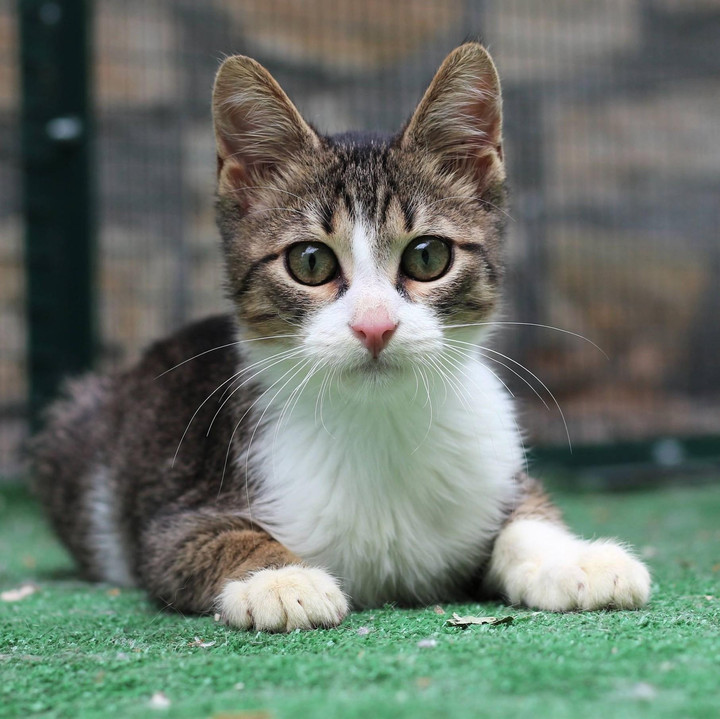
#> input picture sample_image.png, 720 x 719 px
$ python main.py
#> lines starting #> are read from the running program, lines starting #| are printed output that depends on the picture; after the words box and inside, x2 and y2 are one past the last pixel; in counts of white or black regions, pixels touching at a corner belong together
from __future__ import annotations

from dataclasses import dataclass
from pathlib import Path

from collections import defaultdict

import cv2
import numpy as np


# СОЗДАНИЕ РАНДОМНЫХ БОКСОВ
@dataclass
class Bbox:
    x_min: int
    y_min: int
    x_max: int
    y_max: int
    confidence: float
    label: str = "object"
    color: tuple[int, int, int] = (0, 255, 0)


# ЗАГРУЗКА ИЗОБРАЖЕНИЯ
def load_image(image_path: str | Path) -> np.ndarray:
#> called with image_path = 'sample_image.png'
    image_path = Path(image_path)
    image = cv2.imread(str(image_path))
#> image is the input picture: shape (719, 720, 3); mean B, G, R 105.6, 115.6, 105.3

    if image is None:
        raise FileNotFoundError(
            f"Image not found or cannot be read: {image_path}"
        )

    return image


# РИСУЕМ БОКС
def draw_bbox(image: np.ndarray, bbox: Bbox, thickness: int = 3) -> np.ndarray:
    cv2.rectangle(
        img=image,
        pt1=(bbox.x_min, bbox.y_min),
        pt2=(bbox.x_max, bbox.y_max),
        color=bbox.color,
        thickness=thickness,
    )

    # ДОБАВЛЯЕМ ПОДПИСЬ
    text = f"{bbox.label} conf - ({str(round(bbox.confidence, 2))}) "
    font = cv2.FONT_ITALIC
    font_scale = 0.6

    # КООРДИНАТЫ ТЕКСТА ЧУТЬ ВЫШЕ ВЕРХНЕГО ЛЕВОГО УГЛА
    text_org = (bbox.x_min, max(0, bbox.y_min - 8))

    cv2.putText(
        img=image,
        text=text,
        org=text_org,
        fontFace=font,
        fontScale=font_scale,
        color=bbox.color,
        thickness=2,
        lineType=cv2.LINE_AA,
    )

    return image


# РИСУЕМ МНОЖЕСТВО БОКСОВ
def draw_bboxes(image: np.ndarray, bboxes: list[Bbox]) -> np.ndarray:
    for bbox in bboxes:
        image = draw_bbox(image, bbox)
    return image


# ВЫЧИСЛЕНИЕ IoU
def iou(bbox_1: Bbox, bbox_2: Bbox) -> float:
    x1_min, x1_max = bbox_1.x_min, bbox_1.x_max
    y1_min, y1_max = bbox_1.y_min, bbox_1.y_max

    if x1_max <= x1_min or y1_max <= y1_min:
        return 0.0

    bbox_1_area = (x1_max - x1_min) * (y1_max - y1_min)

    x2_min, x2_max = bbox_2.x_min, bbox_2.x_max
    y2_min, y2_max = bbox_2.y_min, bbox_2.y_max

    if x2_max <= x2_min or y2_max <= y2_min:
        return 0.0

    bbox_2_area = (x2_max - x2_min) * (y2_max - y2_min)

    # i - stands for intesection
    i_x_min = max(x2_min, x1_min)
    i_y_min = max(y2_min, y1_min)
    i_x_max = min(x2_max, x1_max)
    i_y_max = min(y2_max, y1_max)

    width = max(i_x_max - i_x_min, 0)
    heigth = max(i_y_max - i_y_min, 0)
    i_area = width * heigth

    # denom - from zero division error
    denom = bbox_1_area + bbox_2_area - i_area
    if denom <= 0:
        return 0.0

    iou_value = i_area / denom

    return iou_value


# UNION-FIND ALGORITHM
def union(parents: list[int], a: int, b: int):
    root_a = find(parents, a)
    root_b = find(parents, b)

    if root_a != root_b:
        parents[root_b] = root_a


# UNION-FIND ALGORITHM
def find(parents: list[int], x: int):
    if parents[x] != x:
        parents[x] = find(parents, parents[x])
    return parents[x]


# УДАЛЯЕМ СТАРЫЕ БОКСЫ ПОСЛЕ СЛИЯНИЯ ИЛИ В РЕЗУЛЬТАТЕ МЕНЬШЕГО CONFIDENCE
def delete_bboxes(bboxes: list[Bbox], to_del: set[int]) -> list[Bbox]:
    return [bboxes[i] for i in range(len(bboxes)) if i not in to_del]


# СЛИТЬ В ОДИН БОКС ВСЕ ПЕРЕДАННЫЕ БОКСЫ И ВЕРНУТЬ ЕГО
def merge(bboxes: list[Bbox]) -> Bbox:
    x_min = min([box.x_min for box in bboxes])
    y_min = min([box.y_min for box in bboxes])
    x_max = max([box.x_max for box in bboxes])
    y_max = max([box.y_max for box in bboxes])
    confidence = max([box.confidence for box in bboxes])
    color = (180, 105, 255)

    new_bbox = Bbox(x_min, y_min, x_max, y_max, confidence, "MERGED OBJ", color)
    return new_bbox


# РУЧНОЙ NMS
def hybrid_nms(bboxes: list[Bbox], treshold: float) -> list[Bbox]:
    print("\n-----START NMS-----\n")
    length = len(bboxes)
    print(f"--We got {length} bboxes.\n")
    # INDEX - ИНДЕКС ОПРЕДЕЛЕННОГО BBOX в BBOXES, VALUE - КОРЕНЬ, КУДА ОН БУДЕТ СЛИВАТЬСЯ ПОЗЖЕ
    parents = list(range(length))

    print("--Start STEP №1")
    # ЭТАП №1 - MERGE BBOXES WITH IoU > 0.75 ----------------------------------
    # ШАГ 1. ПОПАРНО ВСЕ ПРОВЕРИМ. У СЛИВАЮЩИХСЯ BOX'ов в PARENTS ДОЛЖЕН БЫТЬ УКАЗАН КОРЕНЬ СЛИЯНИЯ
    for i in range(length-1):
        for j in range(i+1, length):
            # print(f"{bboxes[i].label} and {bboxes[j].label} have IoU value = {round(iou(bboxes[i], bboxes[j]), 2)}")
            if iou(bboxes[i], bboxes[j]) >= 0.60:
                union(parents, i, j)

    print(f"-parents: list[int] = {parents}")
    if len(set(parents)) == len(parents):
        print("-No bboxes to merge!")
    else:
        print("-There's some bboxes to merge!")

    # ШАГ 2. РАЗДЕЛИМ ВСЕ СЛИЯНИЯ НА ОТДЕЛЬНЫЕ ГРУППЫ
    group_bboxes = defaultdict(list)

    for i in range(length):
        root = find(parents, i)
        group_bboxes[root].append(i)
    # print(group_bboxes) -> defaultdict(<class 'list'>, {0: [0], 1: [1, 2]})

    # ШАГ 3. ПЕРЕДАЕМ MERGE() КАЖДУЮ ГРУППУ. СТАРЫЕ ББОКСЫ УДАЛЯЕМ И ДОБАВЛЯЕМ НОВЫЙ
    for group in group_bboxes.values():
        if len(group) > 1:
            merge_bboxes = [bboxes[i] for i in group]
            new_box = merge(merge_bboxes)
            bboxes = delete_bboxes(bboxes, set(group))
            bboxes.append(new_box)

    length = len(bboxes)

    print("\n--Start STEP №2")
    # ЭТАП №2 - DELETE BBOX WITH LESS CONFIDENCE VALUE ------------------------
    to_die = []
    for i in range(length-1):
        for j in range(i + 1, length):
            if iou(bboxes[i], bboxes[j]) > treshold:
                if bboxes[i].confidence >= bboxes[j].confidence:
                    l_c_bbox = j
                else:
                    l_c_bbox = i
                to_die.append(l_c_bbox)

    to_die_set = sorted(set(to_die))
    print(f"These bboxes {[bboxes[idx].label for idx in to_die_set]} will be deleted!\n")
    bboxes = delete_bboxes(bboxes, set(to_die_set))

    return bboxes
    # ЭТАП №3 - РАДОВАТЬСЯ! ---------------------------------------------------


# ОТ CHATGPT
def random_bboxes(
    image: np.ndarray,
    n: int = 10,
    *,
    seed: int | None = None,
    min_wh: tuple[int, int] = (20, 20),
    max_wh: tuple[int, int] | None = None,
) -> list[Bbox]:
#> called with n = 10, seed = 4, min_wh = (20, 20)
    h, w = image.shape[:2]
#> h = 719; w = 720
    rng = np.random.default_rng(seed)

    if max_wh is None:
        max_wh = (max(min_wh[0], w // 2), max(min_wh[1], h // 2))
#> max_wh = (360, 359)

    max_w = max(1, min(max_wh[0], w - 1))
#> max_w = 360
    max_h = max(1, min(max_wh[1], h - 1))
#> max_h = 359
    min_w = min(min_wh[0], max_w)
#> min_w = 20
    min_h = min(min_wh[1], max_h)
#> min_h = 20

    bboxes: list[Bbox] = []
    used_sizes: set[tuple[int, int]] = set()

    while len(bboxes) < n:
        bw = int(rng.integers(min_w, max_w + 1))
        bh = int(rng.integers(min_h, max_h + 1))
        if (bw, bh) in used_sizes:
            continue
        used_sizes.add((bw, bh))

        x_min = int(rng.integers(0, w - bw))
        y_min = int(rng.integers(0, h - bh))
        x_max = x_min + bw
        y_max = y_min + bh

        confidence = float(rng.uniform(0.1, 1.0))
        color = tuple(int(c) for c in rng.integers(0, 256, size=3))  # BGR для OpenCV

        bboxes.append(Bbox(x_min, y_min, x_max, y_max, confidence, label=f"rand_{len(bboxes)}", color=color))

    return bboxes


def main():
    image_path = "sample_image.png"
    image = load_image(image_path)
    # ВЫБЕРИ РАЗМЕР И СИД <----------------------------------------
    # Откоментируй строку 161, чтобы увидеть все IoU
    bboxes = random_bboxes(image, n=10, seed=4)
#> bboxes = 10 items

    draw_bboxes(image, bboxes)
#> the loop in draw_bboxes, `for bbox in bboxes:` made 10 passes
#> (text in draw_bbox, text_org in draw_bbox) on passes 1 to 10: ('rand_0 conf - (0.98) ', (399, 185)), ('rand_1 conf - (0.26) ', (185, 370)), ('rand_2 conf - (0.53) ', (211, 456)), ('rand_3 conf - (0.97) ', (424, 337)), ('rand_4 conf - (0.73) ', (232, 381)), ('rand_5 conf - (0.54) ', (63, 340)), ('rand_6 conf - (0.3) ', (509, 122)), ('rand_7 conf - (0.34) ', (452, 202)), ('rand_8 conf - (0.53) ', (344, 351)), ('rand_9 conf - (0.51) ', (357, 335))
#> pass 1, in draw_bboxes, `image = draw_bbox(image, bbox)`:
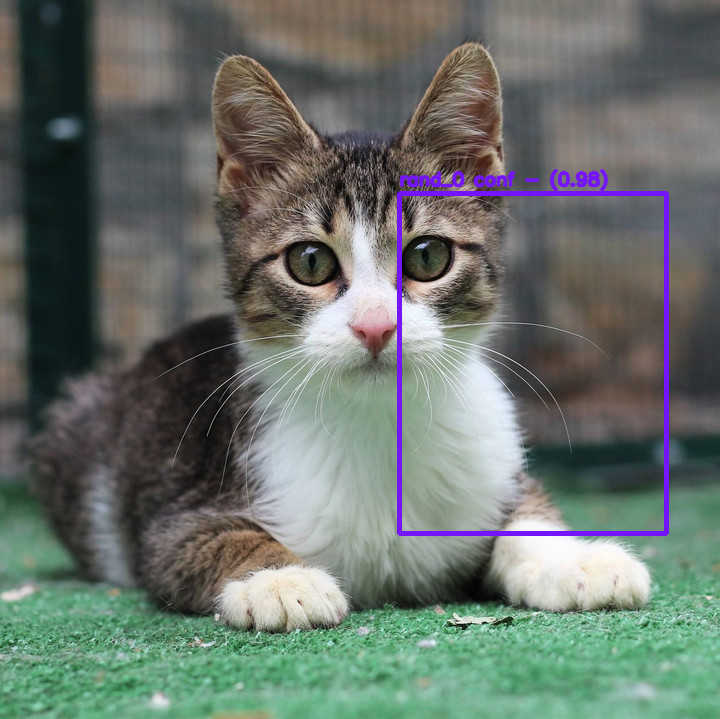
#> image: shape (719, 720, 3); 1.6% of pixels changed, all inside (x1, y1, x2, y2) = (397, 168, 669, 536)
#> pass 3, in draw_bboxes, `image = draw_bbox(image, bbox)`:
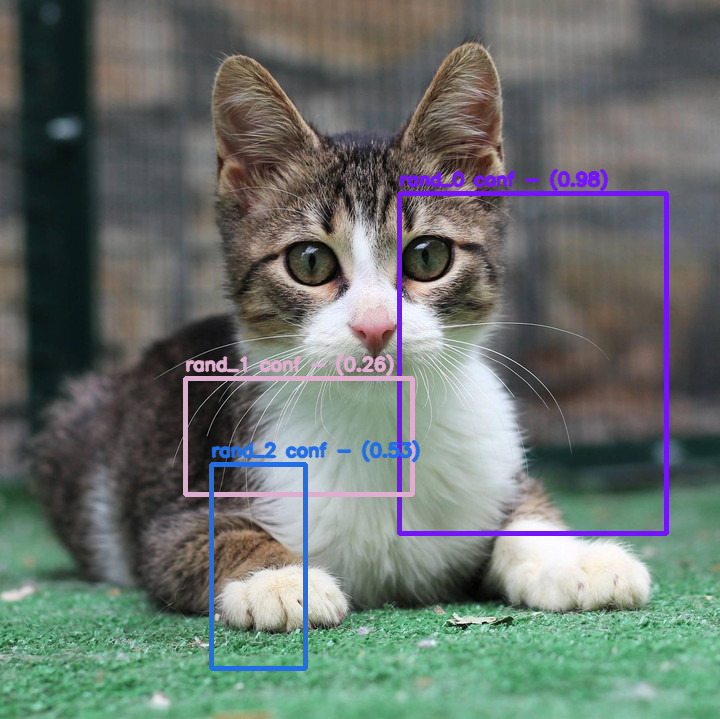
#> image: shape (719, 720, 3); mean B, G, R 109.2, 114.3, 105.4
#> after the loop in draw_bboxes, `for bbox in bboxes:`:
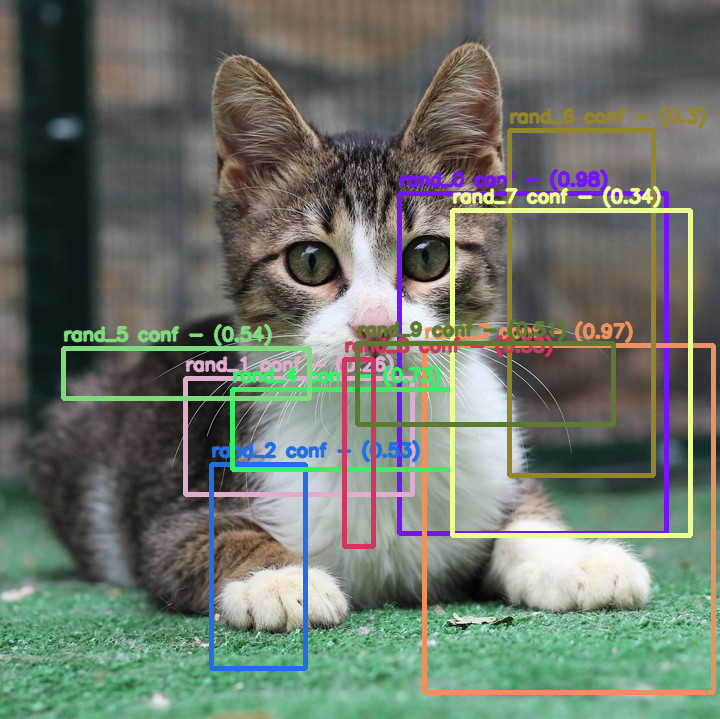
#> image: shape (719, 720, 3); 7.55% of pixels changed, all inside (x1, y1, x2, y2) = (61, 105, 716, 695)

    cv2.imshow("Bounding Boxes before NMS", image)
    cv2.waitKey(0)
    cv2.destroyAllWindows()
    cv2.imwrite("before_nms_output.jpg", image)

    image_path = "sample_image.png"
    image = load_image(image_path)
    new_bboxes = hybrid_nms(bboxes, 0.2)
#> in hybrid_nms, `length = len(bboxes)`: length = 10
#| --We got 10 bboxes.
#| -parents: list[int] = [0, 1, 2, 3, 4, 5, 6, 0, 8, 9]
#| These bboxes ['rand_1', 'rand_3', 'rand_6'] will be deleted!
    draw_bboxes(image, new_bboxes)
#> the loop in draw_bboxes (call 2), `for bbox in bboxes:` made 6 passes
#> pass 1, in draw_bboxes (call 2), `image = draw_bbox(image, bbox)`:
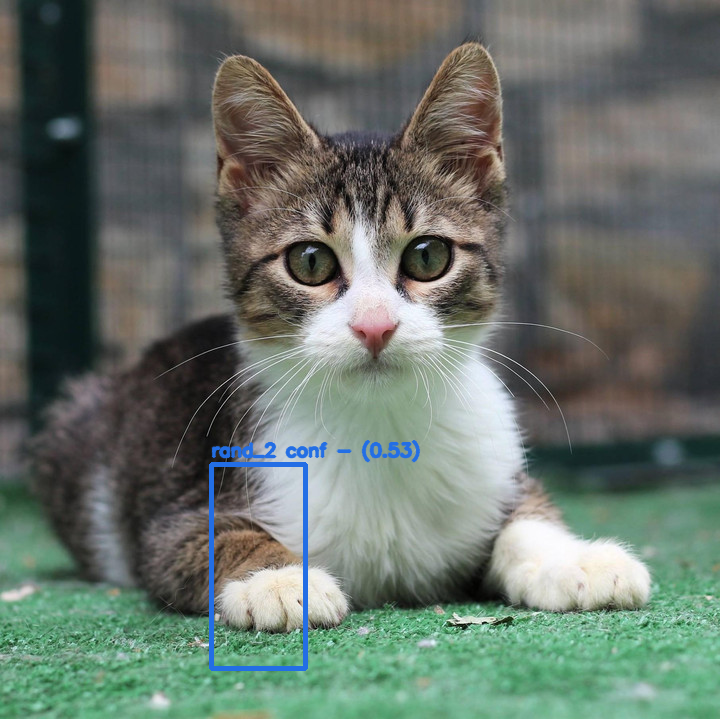
#> image: shape (719, 720, 3); 0.99% of pixels changed, all inside (x1, y1, x2, y2) = (209, 439, 421, 671)
#> pass 2, in draw_bboxes (call 2), `image = draw_bbox(image, bbox)`:
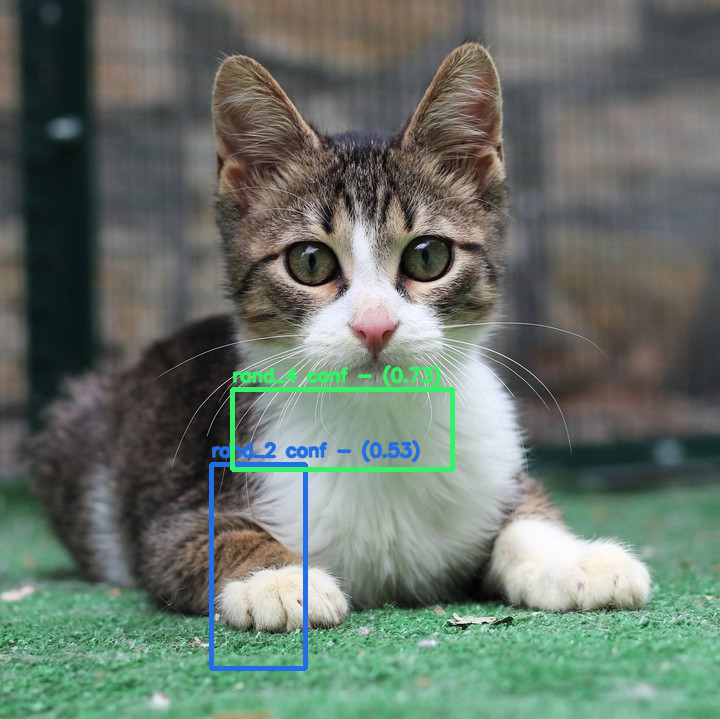
#> image: shape (719, 720, 3); 0.97% of pixels changed, all inside (x1, y1, x2, y2) = (230, 364, 455, 472)
#> pass 3, in draw_bboxes (call 2), `image = draw_bbox(image, bbox)`:
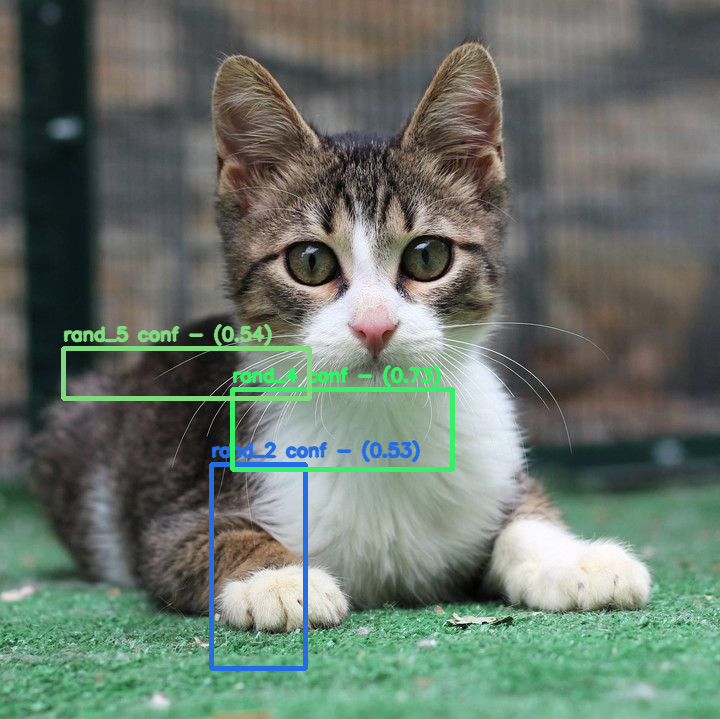
#> image: shape (719, 720, 3); 0.98% of pixels changed, all inside (x1, y1, x2, y2) = (61, 323, 312, 401)
#> after the loop in draw_bboxes (call 2), `for bbox in bboxes:`:
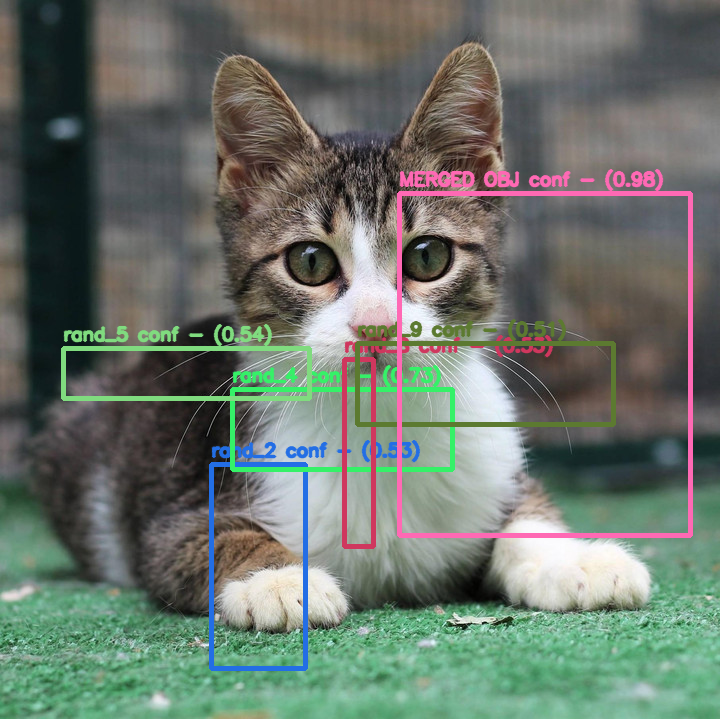
#> image: shape (719, 720, 3); 3.52% of pixels changed, all inside (x1, y1, x2, y2) = (342, 168, 693, 549)
    cv2.imshow("Bounding Boxes after NMS", image)
    cv2.waitKey(0)
    cv2.destroyAllWindows()
    cv2.imwrite("after_nms_output.jpg", image)


if __name__ == "__main__":
    main()
